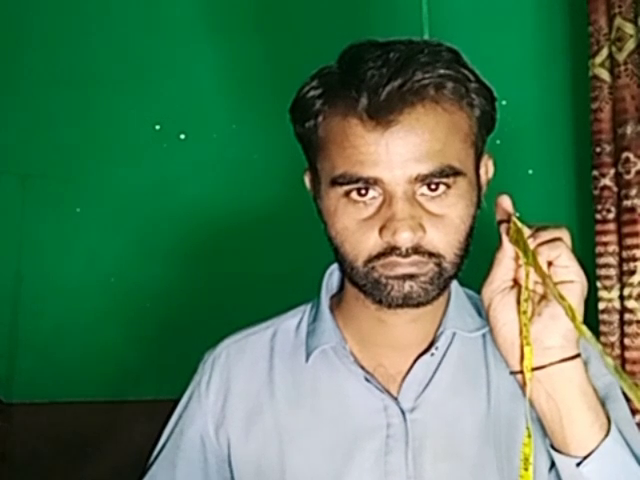
#> input picture Distance_measurement/Ref_image.png, 640 x 480 px, given in place of the camera
$ python gostop_redball.py
#> lines starting #> are read from the running program, lines starting #| are printed output that depends on the picture; after the words box and inside, x2 and y2 are one past the last pixel; in counts of white or black regions, pixels touching at a corner belong together
#> further down, frame is the input picture: shape (480, 640, 3); mean B, G, R 84.9, 119.6, 77.6
import cv2
import numpy as np

# 빨간색 범위 (OpenCV에서는 BGR 형식을 사용하므로 순서가 바뀝니다)
lower_red = np.array([0, 100, 100])
upper_red = np.array([20, 255, 255])

# 영상에서 빨간색만 추출하는 함수
def extract_red_objects(frame):
    # BGR에서 HSV로 변환
    hsv = cv2.cvtColor(frame, cv2.COLOR_BGR2HSV)
#> hsv: shape (480, 640, 3); mean H, S, V 62.1, 168.4, 130

    # 빨간색 범위로 이진화
    mask = cv2.inRange(hsv, lower_red, upper_red)
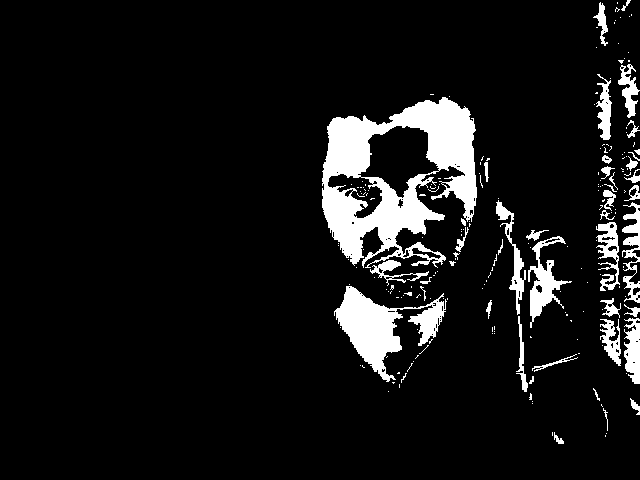
#> mask: shape (480, 640); 8.6% white; 204 white regions (160 under 20 px), largest, box (x1, y1, x2, y2) and area: (322, 97, 477, 268) 13018, (334, 286, 447, 382) 4140, (528, 236, 572, 328) 1287

    # 이진화된 이미지에서 빨간색 객체만 추출
    red_objects = cv2.bitwise_and(frame, frame, mask=mask)
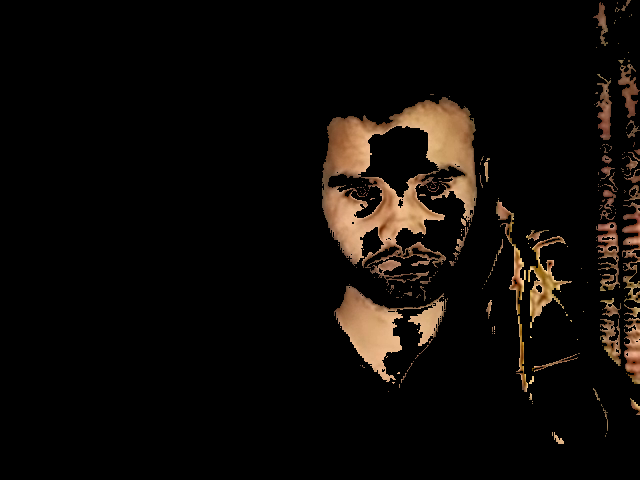
#> red_objects: shape (480, 640, 3); mean B, G, R 7.5, 10.8, 14.8

    return red_objects

# 화면을 3x3 그리드로 나누는 함수
def divide_screen(frame):
    height, width = frame.shape[:2]
#> height = 480; width = 640
    cell_height = height // 3
#> cell_height = 160
    cell_width = width // 3
#> cell_width = 213

    # 그리드 라인 그리기
    for i in range(1, 3):
        cv2.line(frame, (0, i * cell_height), (width, i * cell_height), (255, 255, 255), 2)
        cv2.line(frame, (i * cell_width, 0), (i * cell_width, height), (255, 255, 255), 2)
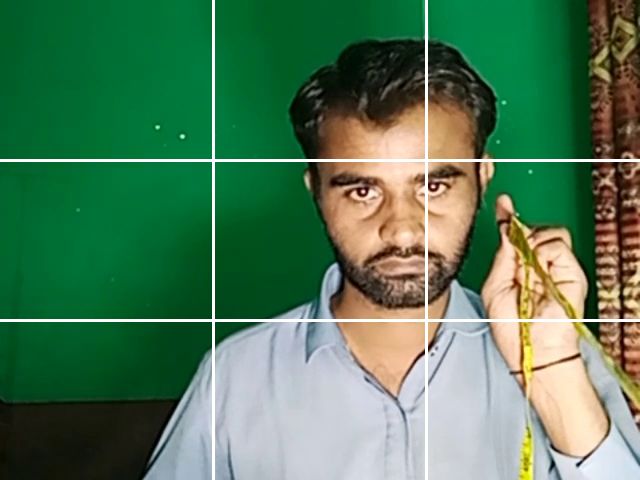
#> frame: shape (480, 640, 3); 2.18% of pixels changed, all inside (x1, y1, x2, y2) = (0, 0, 640, 480)

    return frame

# 영상을 읽어옵니다.
cap = cv2.VideoCapture(0)

while True:
    # 영상 프레임 읽기
    ret, frame = cap.read()

    # 빨간색 객체 추출
    red_objects = extract_red_objects(frame)

    # 그리드로 화면 나누기
    divided_frame = divide_screen(frame)

    # 중앙 아래 칸 검사
    cell_height = divided_frame.shape[0] // 3
#> cell_height = 160
    cell_width = divided_frame.shape[1] // 3
#> cell_width = 213
    center_bottom_cell = divided_frame[cell_height * 2:cell_height * 3, cell_width:cell_width * 2]
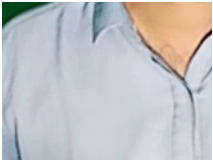
#> center_bottom_cell: shape (160, 213, 3); mean B, G, R 197.5, 194.5, 193.8
    red_objects_in_cell = extract_red_objects(center_bottom_cell)
#> in extract_red_objects (call 2), `hsv = cv2.cvtColor(frame, cv2.COLOR_BGR2HSV)`: hsv: shape (160, 213, 3); mean H, S, V 93.1, 33.8, 208.8
#> in extract_red_objects (call 2), `mask = cv2.inRange(hsv, lower_red, upper_red)`:
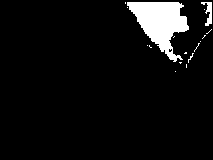
#> mask: shape (160, 213); 6.2% white; 17 white regions (15 under 20 px), largest, box (x1, y1, x2, y2) and area: (127, 2, 189, 62) 1916, (201, 2, 212, 26) 122
#> in extract_red_objects (call 2), `red_objects = cv2.bitwise_and(frame, frame, mask=mask)`:
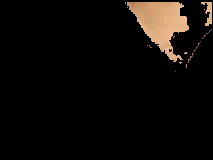
#> red_objects: shape (160, 213, 3); mean B, G, R 7.7, 10.5, 13.5

    # 빨간색 객체가 있는지 확인
    if np.count_nonzero(red_objects_in_cell) > 0:
        print("stop")
    else:
        print("go")

    # 화면에 영상 출력
    cv2.imshow('Frame', frame)

    # 'q' 키를 누르면 종료
    if cv2.waitKey(1) & 0xFF == ord('q'):
#> (key q is pressed here)
        break

# 종료 후 리소스 해제
cap.release()
cv2.destroyAllWindows()
